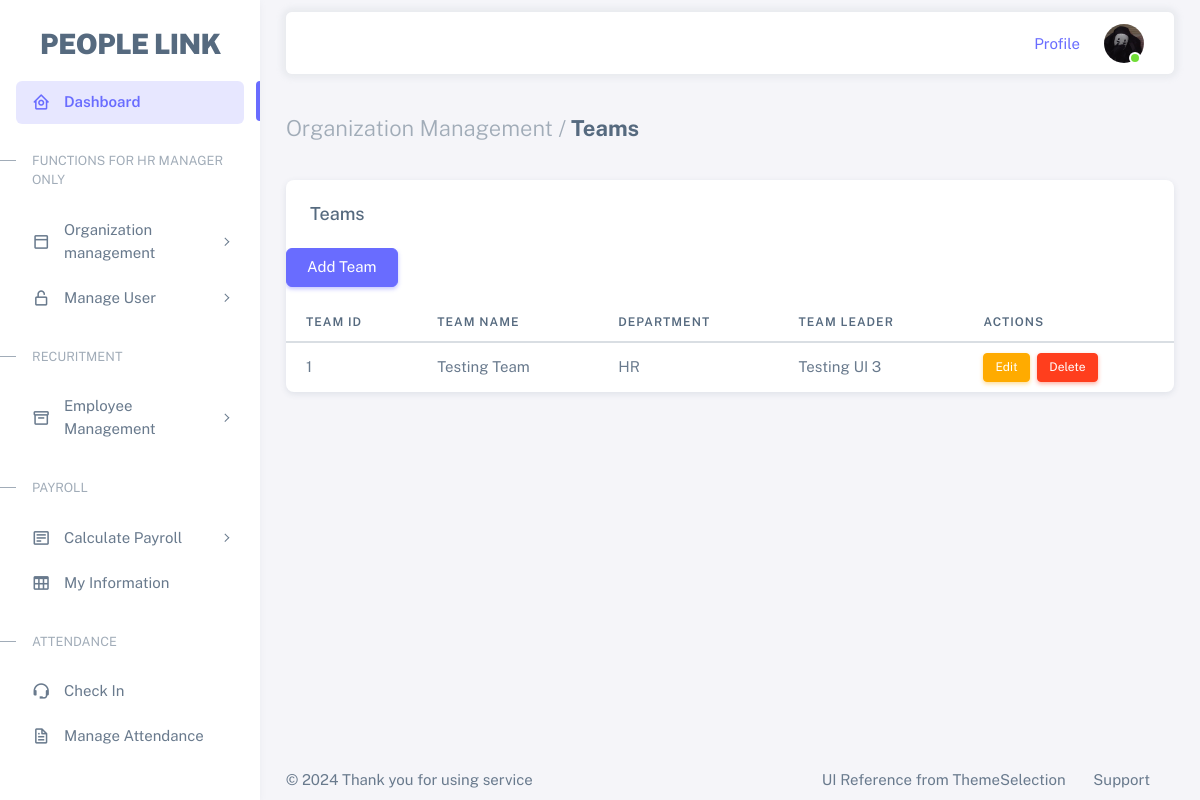
The app's page /teams, older data.
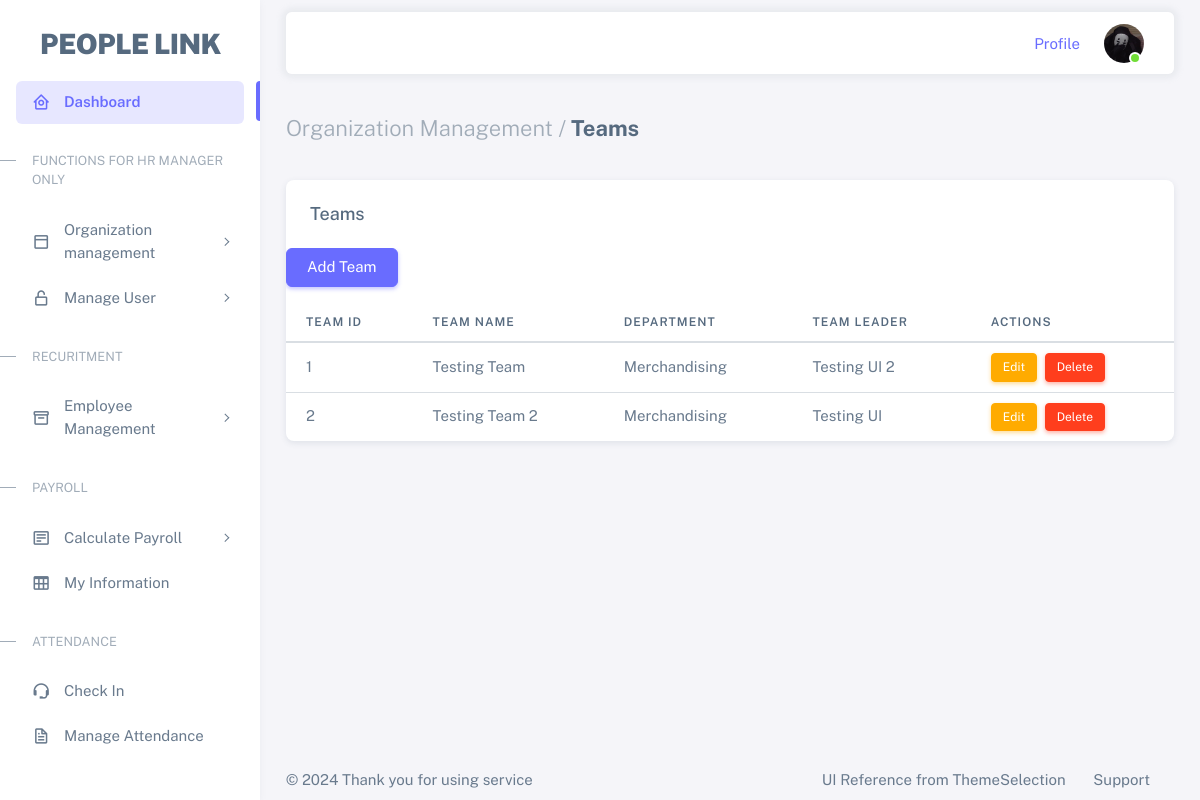
The same page, newer data.
### tables this page shows
CREATE TABLE team (
    team_id INTEGER PRIMARY KEY,
    team_name TEXT NOT NULL,
    dept_id INTEGER,
    leader_id INTEGER,
    FOREIGN KEY (dept_id) REFERENCES department(dept_id),
    FOREIGN KEY (leader_id) REFERENCES employee(emp_id)
);

CREATE TABLE department (
        dept_id INTEGER PRIMARY KEY AUTOINCREMENT,
        name TEXT NOT NULL UNIQUE
    , leader_id INTEGER);

CREATE TABLE employee (
        emp_id INTEGER PRIMARY KEY AUTOINCREMENT,
        emp_name TEXT NOT NULL,
        department TEXT NOT NULL,
        job_status TEXT NOT NULL,
        gender TEXT NOT NULL,
        termination_date DATE,
        employee_status TEXT NOT NULL,
        join_date DATE NOT NULL,
        pos_id INTEGER NOT NULL, team_id INTEGER, leader_id INTEGER, is_leader INTEGER DEFAULT 0, is_team_leader INTEGER DEFAULT 0, is_dept_leader INTEGER DEFAULT 0, email TEXT, phone TEXT,
        FOREIGN KEY (pos_id) REFERENCES position (pos_id)
    );

### app.py (the view)
@app.route('/teams')
def teams():
    conn = get_db()
    cursor = conn.cursor()
    cursor.execute('''
        SELECT t.team_id, t.team_name, d.name AS department_name, e.emp_name AS leader_name
        FROM team t
        LEFT JOIN department d ON t.dept_id = d.dept_id
        LEFT JOIN employee e ON t.leader_id = e.emp_id
    ''')
    teams = cursor.fetchall()
    conn.close()
    return render_template('teams.html', teams=teams)

### app.py (called while the page is built)
def get_db():
    conn = sqlite3.connect('hrm.db')
    conn.row_factory = sqlite3.Row
    return conn

### templates/teams.html
{% extends "base.html" %}
{% block content %}
<div class="container-xxl flex-grow-1 container-p-y">
    <h4 class="fw-bold py-3 mb-4">
        <span class="text-muted fw-light">Organization Management /</span> Teams
    </h4>
    <div class="card mb-4">
        <h5 class="card-header">Teams</h5>
        <div class="table-responsive text-nowrap">
            <a class="btn btn-primary mb-3" href="{{ url_for('add_teams') }}">Add Team</a>
            <table class="table">
                <thead>
                    <tr>
                        <th>Team ID</th>
                        <th>Team Name</th>
                        <th>Department</th>
                        <th>Team Leader</th>
                        <th>Actions</th>
                    </tr>
                </thead>
                <tbody class="table-border-bottom-0">
                    {% for team in teams %}
                    <tr>
                        <td>{{ team[0] }}</td>
                        <td>{{ team[1] }}</td>
                        <td>{{ team[2] }}</td>
                        <td>{{ team[3] if team[3] else 'None' }}</td>
                        <td>
                            <a href="{{ url_for('edit_team', team_id=team[0]) }}" class="btn btn-warning btn-sm me-1">Edit</a>
                            <form action="{{ url_for('delete_team', team_id=team[0]) }}" method="POST" style="display:inline;" onsubmit="return confirm('Are you sure you want to delete this team?');">
                                <button type="submit" class="btn btn-danger btn-sm">Delete</button>
                            </form>
                        </td>
                    </tr>
                    {% endfor %}
                </tbody>
            </table>
        </div>
    </div>
</div>
{% endblock %}

### templates/base.html (shortened to what this page needs)
<!DOCTYPE html>
<html
  lang="en"
  class="light-style layout-menu-fixed"
  dir="ltr"
  data-theme="theme-default"
  data-template="vertical-menu-template-free"
>
  <head>
    <link rel="stylesheet" href="{{ url_for('static', filename='assets/vendor/fonts/boxicons.css') }}" />
    <link rel="stylesheet" href="{{ url_for('static', filename='assets/vendor/css/core.css') }}" class="template-customizer-core-css" />
    <link rel="stylesheet" href="{{ url_for('static', filename='assets/vendor/css/theme-default.css') }}" class="template-customizer-theme-css" />
    <link rel="stylesheet" href="{{ url_for('static', filename='assets/css/demo.css') }}" />
    <link rel="stylesheet" href="{{ url_for('static', filename='fonts/boxicons.css') }}" />
    <link rel="stylesheet" href="{{ url_for('static', filename='assets/vendor/libs/apex-charts/apex-charts.css') }}" />
  </head>
  <body>
    <div class="layout-wrapper layout-content-navbar">
      <div class="layout-container">
        <aside id="layout-menu" class="layout-menu menu-vertical menu bg-menu-theme">
          <div class="app-brand demo">
            <a href="{{ url_for('index') }}" class="app-brand-link">
              <span class="app-brand-text demo menu-text fw-bolder ms-2">People Link</span>
            </a>
          </div>
          <ul class="menu-inner py-1">
            <li class="menu-item active">
              <a href="{{ url_for('index') }}" class="menu-link">
                <i class="menu-icon tf-icons bx bx-home-circle"></i>
                <div data-i18n="Analytics">Dashboard</div>
              </a>
            </li>
            <li class="menu-header small text-uppercase">
              <span class="menu-header-text">Functions for HR Manager only</span>
            </li>
            <li class="menu-item">
              <a href="#" class="menu-link menu-toggle">
                <i class="menu-icon tf-icons bx bx-dock-top"></i>
                <div data-i18n="Organization management">Organization management</div>
              </a>
            </li>
            <li class="menu-item">
              <a href="{{ url_for('check_employee_accounts') }}" class="menu-link menu-toggle">
                <i class="menu-icon tf-icons bx bx-lock-open-alt"></i>
                <div data-i18n="Employee Management">Manage User</div>
              </a>
            </li>
            <li class="menu-header small text-uppercase"><span class="menu-header-text">Recuritment</span></li>
            <li class="menu-item">
              <a href="javascript:void(0)" class="menu-link menu-toggle">
                <i class="menu-icon tf-icons bx bx-box"></i>
                <div data-i18n="User interface">Employee Management</div>
              </a>
            </li>
            <li class="menu-header small text-uppercase"><span class="menu-header-text">Payroll</span></li>
            <li class="menu-item">
              <a href="javascript:void(0);" class="menu-link menu-toggle">
                <i class="menu-icon tf-icons bx bx-detail"></i>
                <div data-i18n="Form Elements">Calculate Payroll</div>
              </a>
            </li>
            <li class="menu-item">
              <a href="tables-basic.html" class="menu-link">
                <i class="menu-icon tf-icons bx bx-table"></i>
                <div data-i18n="Tables">My Information</div>
              </a>
            </li>
            <li class="menu-header small text-uppercase"><span class="menu-header-text">Attendance</span></li>
            <li class="menu-item">
              <a
                href="{{ url_for('check_in') }}"
                target="_blank"
                class="menu-link"
              >
                <i class="menu-icon tf-icons bx bx-support"></i>
                <div data-i18n="Support">Check In</div>
              </a>
            </li>
            <li class="menu-item">
              <a
                href="{{ url_for('view_attendance') }}"
                class="menu-link"
              >
                <i class="menu-icon tf-icons bx bx-file"></i>
                <div data-i18n="Documentation">Manage Attendance</div>
              </a>
            </li>
          </ul>
        </aside>
        <div class="layout-page">
          <nav
            class="layout-navbar container-xxl navbar navbar-expand-xl navbar-detached align-items-center bg-navbar-theme"
            id="layout-navbar"
          >
            <div class="navbar-nav-right d-flex align-items-center" id="navbar-collapse">
              <ul class="navbar-nav flex-row align-items-center ms-auto">
                <li class="nav-item lh-1 me-3">
                  <a
                    class="github-button"
                    href="https://github.com/themeselection/sneat-html-admin-template-free"
                    data-icon="octicon-star"
                    data-size="large"
                    data-show-count="true"
                    aria-label="Star themeselection/sneat-html-admin-template-free on GitHub"
                    >Profile</a
                  >
                </li>
                <li class="nav-item navbar-dropdown dropdown-user dropdown">
                  <a class="nav-link dropdown-toggle hide-arrow" href="javascript:void(0);" data-bs-toggle="dropdown">
                    <div class="avatar avatar-online">
                      <img src="{{ url_for('static', filename='assets/img/avatars/1.jpg') }}" alt class="w-px-40 h-auto rounded-circle" />
                    </div>
                  </a>
                </li>
              </ul>
            </div>
          </nav>
          {% block content %}{% endblock %}
            <footer class="content-footer footer bg-footer-theme">
              <div class="container-xxl d-flex flex-wrap justify-content-between py-2 flex-md-row flex-column">
                <div class="mb-2 mb-md-0">
                  ©
                  Thank you for using service
                </div>
                <div>
                  <a href="https://themeselection.com/license/" class="footer-link me-4" target="_blank">UI Reference from ThemeSelection</a>
                  <a
                    href="https://github.com/themeselection/sneat-html-admin-template-free/issues"
                    target="_blank"
                    class="footer-link me-4"
                    >Support</a
                  >
                </div>
              </div>
            </footer>
          </div>
        </div>
      </div>
  </body>
</html>

### static/assets/css/demo.css (style rules this page uses)
.menu .app-brand.demo { height: 64px; margin-top: 12px; }
.app-brand-text.demo { font-size: 1.75rem; letter-spacing: -0.5px; text-transform: uppercase; }

Row changes from the older to the newer data that the page shows:
changed team "Testing Team": name "HR" → "Merchandising"; emp_name "Testing UI 3" → "Testing UI 2"
added team: team_id "2", team_name "Testing Team 2", name "Merchandising", emp_name "Testing UI"
